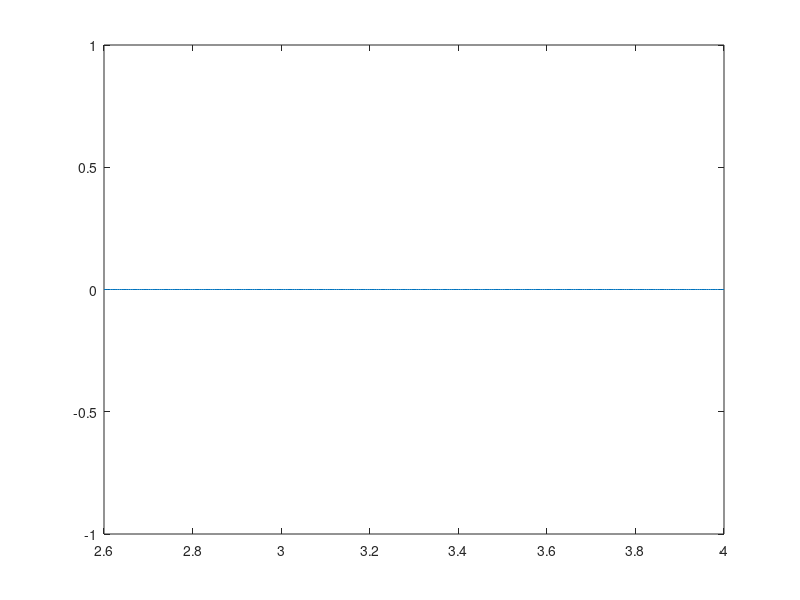

Reproduce this figure in MATLAB. (Note: this script raises an error after producing the figure.)
x = 0.5;
xt = zeros(100,1);
nt = 0.5:0.5:50;
% h = figure;

% axis tight manual
% filename = 'LogMap.gif';
lyvals = zeros(281,1);
rt = 2.6:0.005:4;
% 2.6 to 4 by 0.005 for gif
ind = 1;
for r = 2.6:0.005:4
    
    for n = 0.5:0.5:50
        newx = r*x*(1-x);
        x= newx;
        xt(n*2,1) = x;
    end
%     ly = 0;
%     for n = 1:1:10000
%         
%         newx = r*x*(1-x);
%         x= newx;
%         ly = ly + log2(abs(r-2*r*x));
%     end
%     ly = ly/10000;
%     lyvals(ind,1) = ly;
%     ind=ind+1;
    g = plot(nt, xt);
    axis([0 50 0 1]);
    title(r);
    xlabel('n (years)');
    ylabel('x (pop size)');
    drawnow;
    
%     frame = getframe(h); 
%     im = frame2im(frame); 
%     [imind,cm] = rgb2ind(im,256);
%     if r == 2.6 
%           imwrite(imind,cm,filename,'gif', 'Loopcount',inf); 
%       else 
%           imwrite(imind,cm,filename,'gif','WriteMode','append'); 
%     end 
      
      pause(0.05);
    
end

plot(rt, lyvals);
yline(0);
xlabel('r');
ylabel('lyapunov exp');